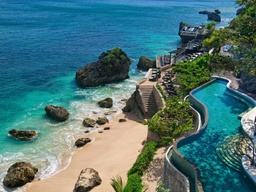
#> input picture InputData/7-Bali-Resorts-RIMBA-1.jpg, 256 x 192 px, shrunk from 1024 x 768 before the run
$ python Asg-2_MainScript_Part1.py
#> lines starting #> are read from the running program, lines starting #| are printed output that depends on the picture; after the words box and inside, x2 and y2 are one past the last pixel; in counts of white or black regions, pixels touching at a corner belong together
###########################################################
###########################################################
#### Part of the Semester Assignment of Benedikt Kurz #####
################# Module: Image Processing ################
##################### Department of Informatics ###########
######## E-Mail: benedikt.kurz002@stud.fh-dortmund.de #####
########## Registration Number: 21390260 ##################
###########################################################
###########################################################

import cv2;
import numpy as np
import random
import time
import skimage.measure as measure
import skimage.metrics
import matplotlib.pyplot as plt
import colorsys
import mpl_toolkits.mplot3d.axes3d as p3

# Read the file
# 1. Task: Read it as BGR and transform it into RGB
imageToUseName = './InputData/7-Bali-Resorts-RIMBA-1.jpg'
img_bgr = cv2.imread(imageToUseName)
#> img_bgr is the input picture: shape (192, 256, 3); mean B, G, R 118.9, 116.8, 76.7

width, height, _ = img_bgr.shape
#> width = 192; height = 256
array_length = width * height
#> array_length = 49152
k = 0

r_val = [0] * array_length
g_val = [0] * array_length
b_val = [0] * array_length

for i in range(width):
    for j in range(height):

        # Get the rgb values
        bgr_value_blue = img_bgr[i, j, 0]
        b_val[k] = bgr_value_blue

        bgr_value_green = img_bgr[i, j, 1]
        g_val[k] = bgr_value_green

        bgr_value_red = img_bgr[i, j, 2]
        r_val[k] = bgr_value_red

        k = k + 1
#> after the loop, b_val = 49152 items; g_val = 49152 items; k = 49152; r_val = 49152 items
        # print("Blue: " + str(bgr_value_blue)
        #	+ ", Green: " + str(bgr_value_green)
        #	+ ", Red: " + str(bgr_value_red))

img_rgb = cv2.cvtColor(img_bgr, cv2.COLOR_BGR2RGB)

cv2.imshow("RGB Image", img_rgb)
#cv2.resizeWindow("RGB Image", 480, 360)
cv2.waitKey()

# Plot the graph
fig = plt.figure()
ax = p3.Axes3D(fig)
ax.scatter(r_val, g_val, b_val, marker='o',  facecolors=cv2.cvtColor(img_bgr, cv2.COLOR_BGR2RGB).reshape(-1,3)/255)

ax.set_xlabel('Red')
ax.set_ylabel('Green')
ax.set_zlabel('Blue')
rgb_distribution = fig.add_axes(ax)
#plt.show()
# plt.savefig("rgb_distribution.jpg")


# 2. Task: Convert it to HSV

img_hsv = cv2.cvtColor(img_rgb, cv2.COLOR_BGR2RGB)

width, height, _ = img_rgb.shape

array_length = width * height
k = 0

h_val = [0] * array_length
s_val = [0] * array_length
v_val = [0] * array_length

for i in range(width):
    for j in range(height):
        # Get the rgb values
        bgr_value_blue = img_bgr[i, j, 0]
        bgr_value_green = img_bgr[i, j, 1]
        bgr_value_red = img_bgr[i, j, 2]
        hsv_val = colorsys.rgb_to_hsv(bgr_value_red, bgr_value_green, bgr_value_blue)

        print(str(hsv_val[0]))
        print(str(hsv_val[1]))
        print(str(hsv_val[2]))

        h_val[k] = hsv_val[0]
        s_val[k] = hsv_val[1]
        v_val[k] = hsv_val[2]

        img_hsv[i][i] = hsv_val
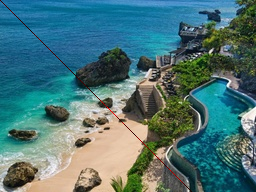
#> img_hsv: shape (192, 256, 3); 0.39% of pixels changed, all inside (x1, y1, x2, y2) = (0, 0, 192, 192)
#> after the loop, h_val = 49152 items; s_val = 49152 items; v_val = 49152 items

        # print("HSV value: " + str(hsv_val))

# Plot the graph
fig = plt.figure()
ax = p3.Axes3D(fig)
ax.scatter(h_val, s_val, v_val)

ax.set_xlabel('Hue')
ax.set_ylabel('Saturation')
ax.set_zlabel('Value')
rgb_distribution = fig.add_axes(ax)
plt.show()
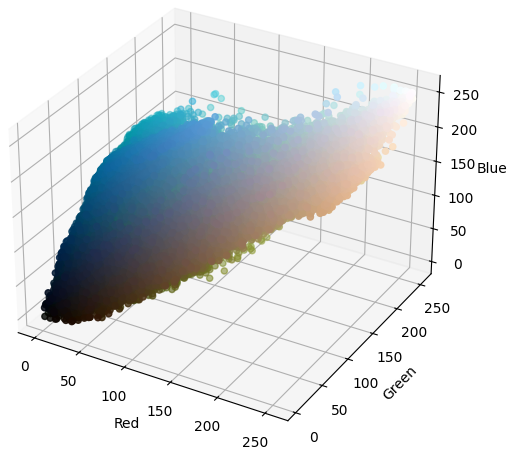
#> figure drawn by matplotlib, 1 panel
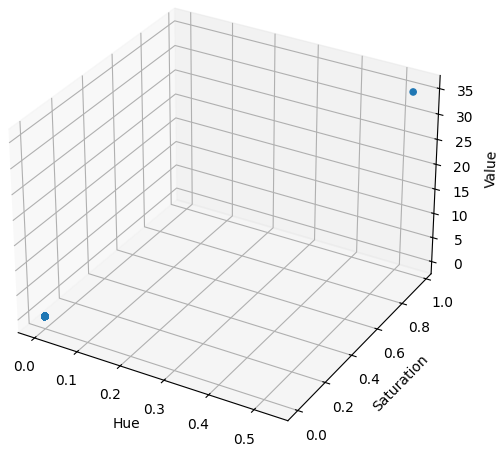
#> figure drawn by matplotlib, 1 panel
# plt.savefig("rgb_distribution.jpg")

cv2.namedWindow("HSV Image", cv2.WINDOW_NORMAL) # this allows for resizing using mouse
cv2.imshow("HSV Image", img_hsv)
cv2.imwrite("hsv-image.jpg", img_hsv)
# cv2.resizeWindow("HSV Image", 480, 360)
cv2.waitKey()


## Present now the color channels
